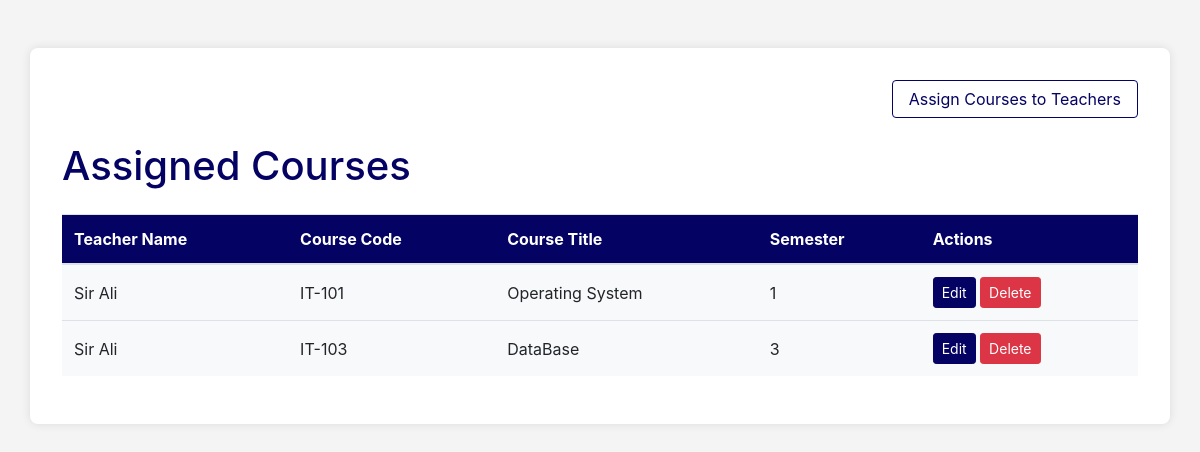
Screenshot of /assigned-courses/ with the database file from the repository.
### core/models.py (models this page shows, shortened)
class Assignment(models.Model):
    teacher = models.ForeignKey(Teacher, on_delete=models.CASCADE)
    course = models.ForeignKey(Course, on_delete=models.CASCADE)
    semester = models.ForeignKey(Semester, on_delete=models.CASCADE)

class Teacher(models.Model):
    user = models.OneToOneField(User, on_delete=models.CASCADE)
    department = models.ForeignKey(Department, on_delete=models.CASCADE, default='')

class User(AbstractUser):
    GENDER_CHOICES = [
        ('M', 'Male'),
        ('F', 'Female'),
    ]
    username = None
    cnic = models.CharField(max_length=20,unique=True)
    registration_no = models.CharField(max_length=25, unique=True ,null=True,blank=True)
    roll_no = models.CharField(max_length=25, unique=True ,null=True,blank=True)
    email = models.EmailField(unique=True)
    phone_no = models.CharField(max_length=15)
    gender = models.CharField(max_length=10, choices=GENDER_CHOICES)
    image = models.ImageField(upload_to='student_images/', blank=True, null=True)
    date = models.DateField(auto_now_add=True)
    last_login = models.DateTimeField(blank=True, null=True)
    logout_date = models.DateTimeField(blank=True, null=True)
    age = models.PositiveIntegerField(null=True)
    address = models.CharField(max_length=150)
    objects = UserManager()
    USERNAME_FIELD = 'cnic'
    REQUIRED_FIELDS = ['email']

class Course(models.Model):
    course_code = models.CharField(max_length=25, primary_key=True)
    course_title = models.CharField(max_length=100)
    semester = models.ForeignKey(Semester, on_delete=models.CASCADE, related_name="courses")
    department = models.ForeignKey(Department, on_delete=models.CASCADE, related_name="courses")

class Semester(models.Model):
    Semester_No = models.CharField(max_length=4,default=1)
    DepartmentName = models.ForeignKey(Department, on_delete=models.CASCADE, related_name='semesters')
    class Meta:
        unique_together = ('Semester_No', 'DepartmentName')

### core/views.py (the view)
# urls.py: path('assigned-courses/', assigned_courses, name='assigned_courses'),
def assigned_courses(request):
    assigned_courses = Assignment.objects.all()
    return render(request, 'admin/assigned_courses.html', {'assigned_courses': assigned_courses})

### core/templates/admin/assigned_courses.html (shortened to what this page needs)
{% extends "admin/admin.html" %}
{% block main %}
<!DOCTYPE html>
<html lang="en">
<head>
    <link rel="stylesheet" href="https://stackpath.bootstrapcdn.com/bootstrap/4.5.2/css/bootstrap.min.css">
</head>
<body>
    <div class="container mt-5">
        <div class="row mb-4 d-flex justify-content-end">
            <div class="col-md-3">
                <a href="{% url 'assign_course' %}" class="btn btn-outline-primary btn-block">Assign Courses to Teachers</a>
            </div>
        </div>
        <h1>Assigned Courses</h1>
        <table class="table table-striped">
            <thead>
                <tr>
                    <th>Teacher Name</th>
                    <th>Course Code</th>
                    <th>Course Title</th>
                    <th>Semester</th>
                    <th>Actions</th>
                </tr>
            </thead>
            <tbody>
                {% for assignment in assigned_courses %}
                    <tr>
                        <td>{{ assignment.teacher.user.first_name }}</td>
                        <td>{{ assignment.course.course_code }}</td>
                        <td>{{ assignment.course.course_title }}</td>
                        <td>{{ assignment.semester.Semester_No }}</td>
                        <td>
                            <a href="{% url 'edit_assignment' assignment.pk %}" class="btn btn-primary btn-sm">Edit</a>
                            <form action="{% url 'delete_assignment' assignment.pk %}" method="POST" style="display:inline;">
                                <button type="submit" class="btn btn-danger btn-sm">Delete</button>
                            </form>
                        </td>
                    </tr>
                {% endfor %}
            </tbody>
        </table>
    </div>
</body>
</html>
{% endblock %}

### core/templates/admin/assigned_courses.html (style rules this page uses)
body { background-color: #f4f4f4; }
.container { background-color: #fff; border-radius: 0.5rem; box-shadow: 0 0 10px rgba(0, 0, 0, 0.1); padding: 2rem; }
h1 { margin-bottom: 1.5rem; color: #040262; }
.btn-outline-primary { border-color: #040262; color: #040262; }
.table th, .table td { vertical-align: middle; }
.btn-sm { font-size: 0.875rem; }
.table th { background-color: #040262; color: #fff; }
.table td { background-color: #f8f9fa; }
.btn-primary { background-color: #040262; border-color: #040262; }
.btn-danger { background-color: #dc3545; border-color: #dc3545; }

### rows the page displays
Assignment: teacher.user.first_name "Sir Ali", course.course_code "IT-101", course.course_title "Operating System", semester.Semester_No "1"
Assignment: teacher.user.first_name "Sir Ali", course.course_code "IT-103", course.course_title "DataBase", semester.Semester_No "3"
